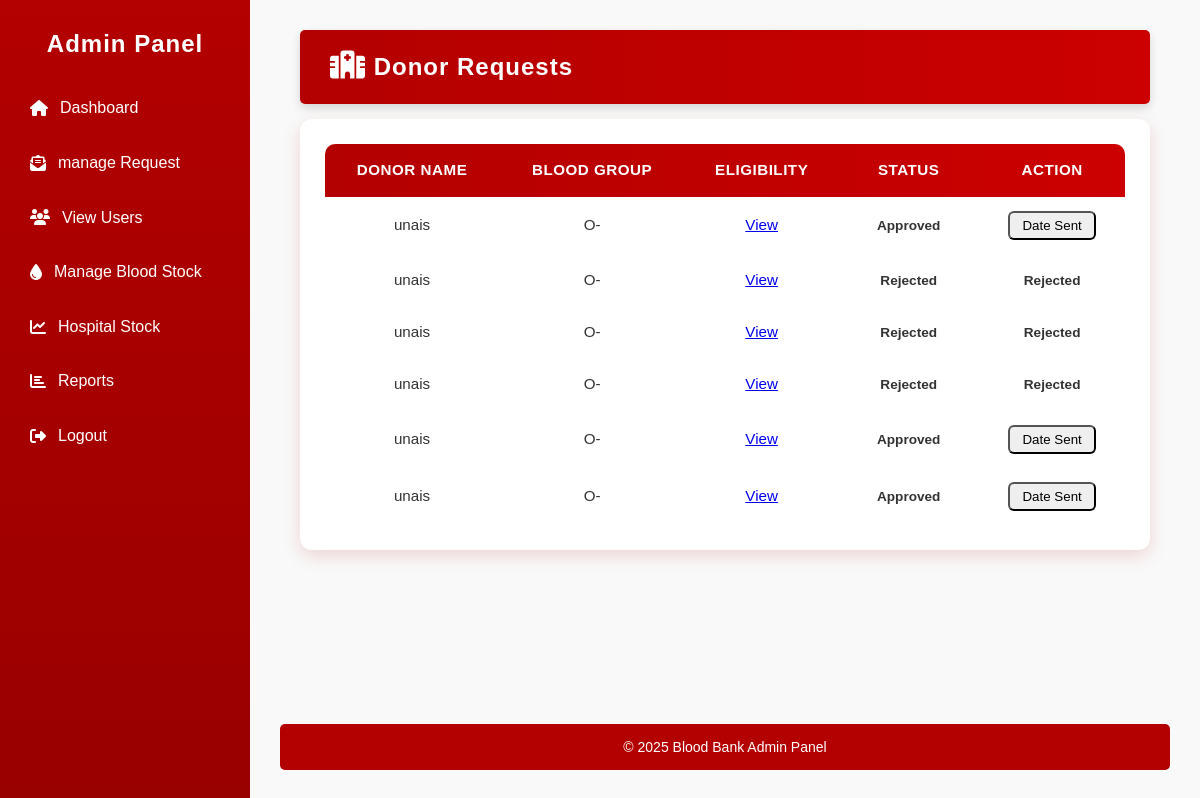
The app's page /adminpanel/donor_requests/ (signed in), older data.
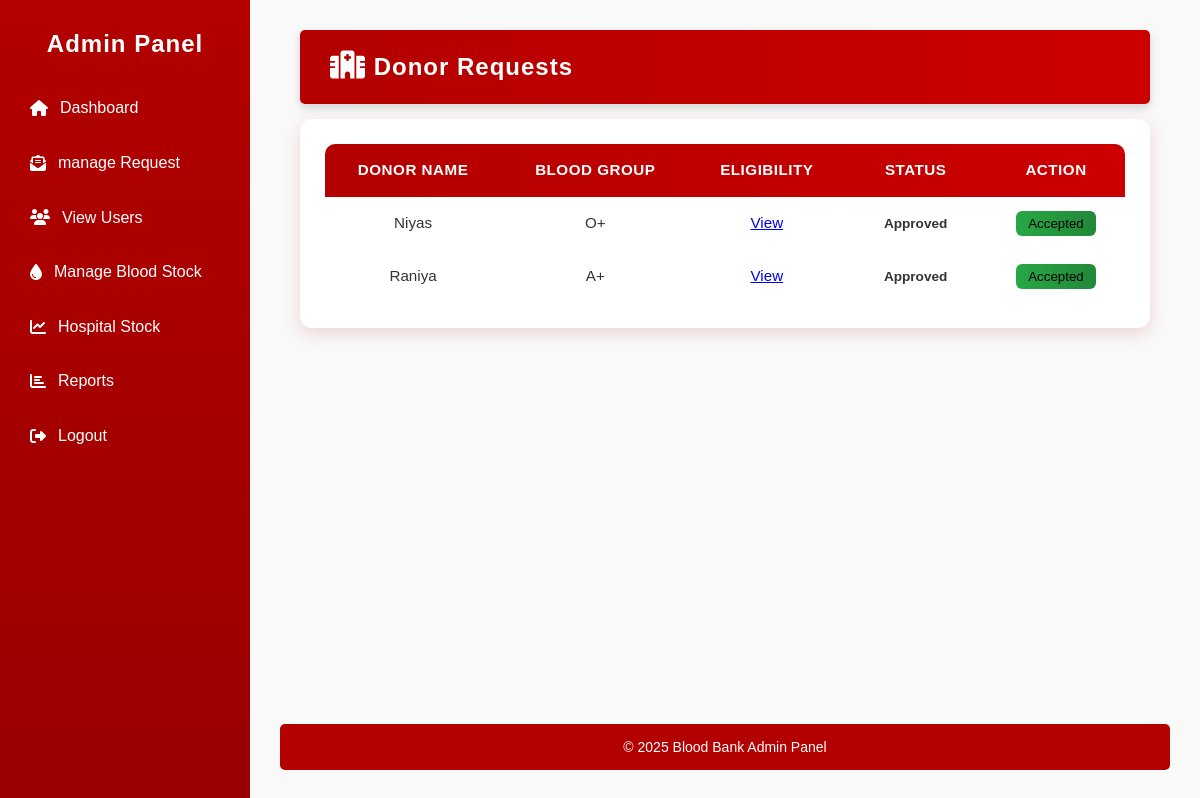
The same page, newer data.
### BB_app/models.py (models this page shows, shortened)
class DonorAppointmentRequest(models.Model):
    donor = models.ForeignKey(User, on_delete=models.CASCADE)
    responses = models.JSONField()  # to store answers as JSON
    submitted_on = models.DateTimeField(auto_now_add=True)
    status = models.CharField(max_length=20, choices=[
        ('Pending', 'Pending'),
        ('Date Sent', 'Date Sent'),
        ('Accepted', 'Accepted'),
        ('Rejected', 'Rejected'),
        ('Donated', 'Donated'),
        ], default='Pending')
    remarks = models.TextField(blank=True, null=True)
    donation_date = models.DateField(blank=True, null=True)
    donation_time = models.TimeField(blank=True, null=True)

class DonorProfile(models.Model):
    user = models.OneToOneField(User, on_delete=models.CASCADE)
    full_name = models.CharField(max_length=100)
    age = models.PositiveIntegerField()
    gender = models.CharField(max_length=10, choices=[('Male','Male'),('Female','Female'),('Other','Other')])
    blood_group = models.CharField(max_length=3, choices=[('A+','A+'),('A-','A-'),('B+','B+'),('B-','B-'),
                                                          ('O+','O+'),('O-','O-'),('AB+','AB+'),('AB-','AB-')])
    address = models.TextField()
    contact_number = models.CharField(max_length=15)
    email = models.EmailField()
    profile_pic = models.ImageField(upload_to='donor_profiles/', blank=True, null=True)
    weight = models.FloatField()

### BB_app/views.py (the view)
# urls.py: path('adminpanel/donor_requests/', views.donor_requests, name='donor_requests'),
@login_required
def donor_requests(request):
    requests = DonorAppointmentRequest.objects.select_related('donor').order_by('-submitted_on')
    return render(request, 'admin_donor_requests.html', {'requests': requests})

### BB_app/templates/admin_donor_requests.html (shortened to what this page needs)
{% extends 'admin_master.html' %}
{% block content %}
<div class="container mt-5">
    <div class="card shadow-lg p-4">
        <div class="dashboard-header mb-4 text-center">
            <h2><i class="fa fa-hospital text-danger"></i> Donor Requests</h2>
        </div>
        {% if requests %}
        <div class="card shadow-sm p-4 requests-card">
            <table class="table table-bordered table-hover shadow-sm align-middle">
                <thead class="table-dark text-center">
                    <tr>
                        <th>Donor Name</th>
                        <th>Blood Group</th>
                        <th>Eligibility</th>
                        <th>Status</th>
                        <th>Action</th>
                    </tr>
                </thead>
                <tbody>
                    {% for req in requests %}
                    <tr class="{% if req.status == 'Rejected' %}table-secondary{% endif %}">
                        <td>{{ req.donor.username }}</td>
                        <td>{{ req.donor.donorprofile.blood_group }}</td>
                        <td>
                            <a href="{% url 'donor_eligibility' req.id %}" class="btn btn-outline-primary btn-sm">
                                View
                            </a>
                        </td>
                        <td>
                            {% if req.status == 'Approved' or req.status == 'Accepted' %}
                            <span class="badge bg-success">Approved</span>
                            {% elif req.status == 'Donated' %}
                            <span class="badge bg-secondary">Donated</span>
                            {% elif req.status == 'Rejected' %}
                            <span class="badge bg-danger">Rejected</span>
                            {% else %}
                            <span class="badge bg-warning text-dark">Pending</span>
                            {% endif %}
                        </td>
                        <td class="text-center">
                            {% if req.status == 'Pending' %}
                            <a href="{% url 'send_donation_date' req.id %}" class="btn btn-success btn-sm me-2">
                                Send Date
                            </a>
                            <a href="{% url 'reject_donor_request' req.id %}"
                                onclick="return confirm('Are you sure you want to reject this donor request? This action cannot be undone.')"
                                class="btn btn-danger btn-sm">Reject</a>
                            {% elif req.status == 'Approved' %}
                            <button class="btn btn-info btn-sm" onclick="toggleDetails('{{ req.id }}')">
                                Date Sent
                            </button>
                            {% elif req.status == 'Accepted' %}
                            <button class="btn btn-success btn-sm" onclick="toggleDetails('{{ req.id }}')">
                                Accepted
                            </button>
                            {% elif req.status == 'Donated' %}
                            <span class="badge bg-secondary">Donated</span>
                            {% elif req.status == 'Rejected' %}
                            <span class="badge bg-danger">Rejected</span>
                            {% endif %}
                        </td>
                    </tr>
                    {% empty %}
                    <tr>
                        <td colspan="5" class="text-muted text-center">No donor requests found.</td>
                    </tr>
                    {% endfor %}
                </tbody>
            </table>
        </div>
        {% else %}
        <p class="text-center text-muted mt-3">No donor requests available.</p>
        {% endif %}
    </div>
</div>
{% endblock %}

Row changes from the older to the newer data that the page shows:
removed DonorAppointmentRequest: donor.username "unais", donor.donorprofile.blood_group "O-", status "Approved"
removed DonorAppointmentRequest: donor.username "unais", donor.donorprofile.blood_group "O-", status "Rejected"
removed DonorAppointmentRequest: donor.username "unais", donor.donorprofile.blood_group "O-", status "Rejected"
removed DonorAppointmentRequest: donor.username "unais", donor.donorprofile.blood_group "O-", status "Rejected"
removed DonorAppointmentRequest: donor.username "unais", donor.donorprofile.blood_group "O-", status "Approved"
removed DonorAppointmentRequest: donor.username "unais", donor.donorprofile.blood_group "O-", status "Approved"
added DonorAppointmentRequest: donor.username "Niyas", donor.donorprofile.blood_group "O+", status "Approved"
added DonorAppointmentRequest: donor.username "Raniya", donor.donorprofile.blood_group "A+", status "Approved"
